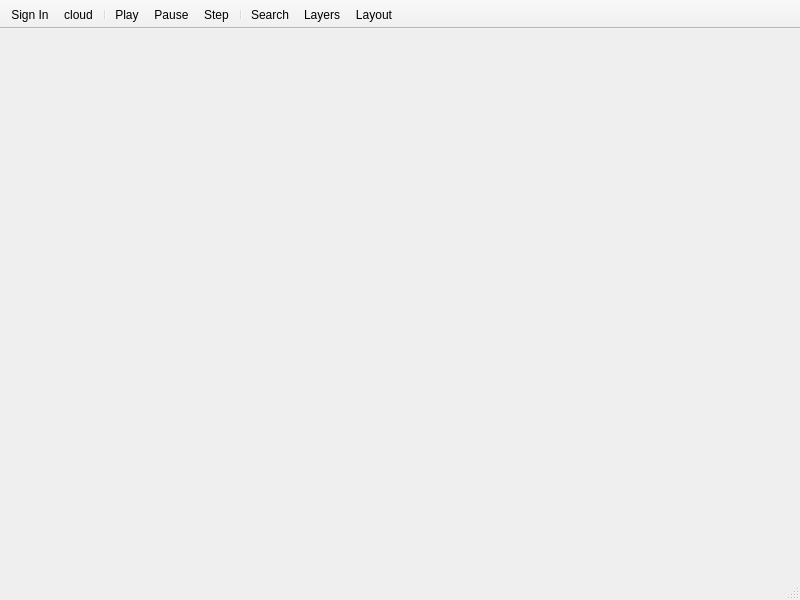
<?xml version="1.0" encoding="UTF-8"?>
<ui version="4.0">
 <class>CentralWidget</class>
 <widget class="QMainWindow" name="CentralWidget">
  <property name="geometry">
   <rect>
    <x>0</x>
    <y>0</y>
    <width>800</width>
    <height>600</height>
   </rect>
  </property>
  <property name="windowTitle">
   <string>MainWindow</string>
  </property>
  <widget class="QWidget" name="centralwidget"/>
  <widget class="QStatusBar" name="statusbar"/>
  <widget class="QMenuBar" name="menubar">
   <property name="geometry">
    <rect>
     <x>0</x>
     <y>0</y>
     <width>800</width>
     <height>21</height>
    </rect>
   </property>
   <property name="layoutDirection">
    <enum>Qt::LeftToRight</enum>
   </property>
   <property name="defaultUp">
    <bool>false</bool>
   </property>
   <property name="nativeMenuBar">
    <bool>false</bool>
   </property>
  </widget>
  <widget class="QToolBar" name="leftToolBar">
   <property name="windowTitle">
    <string>toolBar</string>
   </property>
   <property name="layoutDirection">
    <enum>Qt::LeftToRight</enum>
   </property>
   <property name="autoFillBackground">
    <bool>true</bool>
   </property>
   <property name="movable">
    <bool>false</bool>
   </property>
   <property name="floatable">
    <bool>false</bool>
   </property>
   <attribute name="toolBarArea">
    <enum>TopToolBarArea</enum>
   </attribute>
   <attribute name="toolBarBreak">
    <bool>false</bool>
   </attribute>
   <addaction name="actionsignIn"/>
   <addaction name="actioncloud"/>
   <addaction name="separator"/>
   <addaction name="actionPlay"/>
   <addaction name="actionPause"/>
   <addaction name="actionStep"/>
   <addaction name="separator"/>
   <addaction name="actionSearch"/>
   <addaction name="actionLayers"/>
   <addaction name="actionLayout"/>
  </widget>
  <action name="actionsignIn">
   <property name="text">
    <string>Sign In</string>
   </property>
  </action>
  <action name="actioncloud">
   <property name="icon">
    <iconset resource="resource.qrc">
     <normaloff>:/icon/icons/d_CloudConnect@2x.png</normaloff>:/icon/icons/d_CloudConnect@2x.png</iconset>
   </property>
   <property name="text">
    <string>cloud</string>
   </property>
  </action>
  <action name="actionLayout">
   <property name="text">
    <string>Layout</string>
   </property>
  </action>
  <action name="actionLayers">
   <property name="text">
    <string>Layers</string>
   </property>
  </action>
  <action name="actionSearch">
   <property name="icon">
    <iconset resource="resource.qrc">
     <normaloff>:/icon/icons/d_ViewToolZoom On.png</normaloff>:/icon/icons/d_ViewToolZoom On.png</iconset>
   </property>
   <property name="text">
    <string>Search</string>
   </property>
  </action>
  <action name="actionPlay">
   <property name="checkable">
    <bool>true</bool>
   </property>
   <property name="icon">
    <iconset resource="resource.qrc">
     <normaloff>:/icon/icons/PlayButton On.png</normaloff>:/icon/icons/PlayButton On.png</iconset>
   </property>
   <property name="text">
    <string>Play</string>
   </property>
  </action>
  <action name="actionPause">
   <property name="checkable">
    <bool>true</bool>
   </property>
   <property name="icon">
    <iconset resource="resource.qrc">
     <normaloff>:/icon/icons/PauseButton On.png</normaloff>:/icon/icons/PauseButton On.png</iconset>
   </property>
   <property name="text">
    <string>Pause</string>
   </property>
  </action>
  <action name="actionStep">
   <property name="icon">
    <iconset resource="resource.qrc">
     <normaloff>:/icon/icons/StepButton On.png</normaloff>:/icon/icons/StepButton On.png</iconset>
   </property>
   <property name="text">
    <string>Step</string>
   </property>
  </action>
 </widget>
 <resources>
  <include location="resource.qrc"/>
 </resources>
 <connections/>
</ui>
